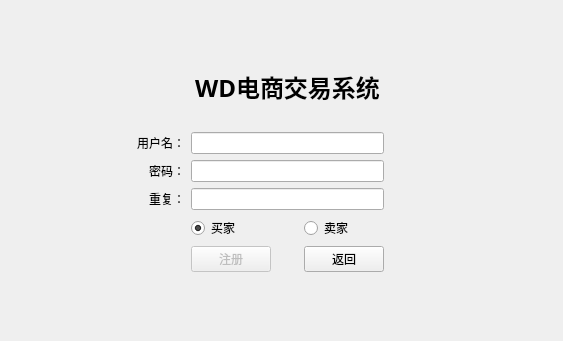
      <widget class="QWidget" name="registerPage">
       <layout class="QGridLayout" name="gridLayout_3" rowstretch="8,1,3,1,1,1,1,8,8" columnstretch="6,2,2,1,2,8">
        <item row="0" column="3">
         <spacer name="verticalSpacer_6">
          <property name="orientation">
           <enum>Qt::Vertical</enum>
          </property>
          <property name="sizeHint" stdset="0">
           <size>
            <width>20</width>
            <height>72</height>
           </size>
          </property>
         </spacer>
        </item>
        <item row="1" column="2" colspan="3">
         <widget class="QLabel" name="label_head_1">
          <property name="font">
           <font>
            <family>微软雅黑</family>
            <pointsize>18</pointsize>
            <weight>75</weight>
            <bold>true</bold>
           </font>
          </property>
          <property name="text">
           <string>WD电商交易系统</string>
          </property>
          <property name="alignment">
           <set>Qt::AlignCenter</set>
          </property>
         </widget>
        </item>
        <item row="2" column="3">
         <spacer name="verticalSpacer_4">
          <property name="font">
           <font>
            <family>微软雅黑</family>
           </font>
          </property>
          <property name="orientation">
           <enum>Qt::Vertical</enum>
          </property>
          <property name="sizeHint" stdset="0">
           <size>
            <width>20</width>
            <height>25</height>
           </size>
          </property>
         </spacer>
        </item>
        <item row="3" column="1">
         <widget class="QLabel" name="label_user_register">
          <property name="text">
           <string>用户名：</string>
          </property>
          <property name="alignment">
           <set>Qt::AlignRight|Qt::AlignTrailing|Qt::AlignVCenter</set>
          </property>
         </widget>
        </item>
        <item row="3" column="2" colspan="3">
         <widget class="QLineEdit" name="lineEdit_user_register"/>
        </item>
        <item row="4" column="0">
         <spacer name="horizontalSpacer_8">
          <property name="orientation">
           <enum>Qt::Horizontal</enum>
          </property>
          <property name="sizeHint" stdset="0">
           <size>
            <width>124</width>
            <height>20</height>
           </size>
          </property>
         </spacer>
        </item>
        <item row="4" column="1">
         <widget class="QLabel" name="label_pwd_register">
          <property name="text">
           <string>密码：</string>
          </property>
          <property name="alignment">
           <set>Qt::AlignRight|Qt::AlignTrailing|Qt::AlignVCenter</set>
          </property>
         </widget>
        </item>
        <item row="4" column="2" colspan="3">
         <widget class="QLineEdit" name="lineEdit_pwd_register">
          <property name="echoMode">
           <enum>QLineEdit::Password</enum>
          </property>
         </widget>
        </item>
        <item row="4" column="5">
         <spacer name="horizontalSpacer_9">
          <property name="orientation">
           <enum>Qt::Horizontal</enum>
          </property>
          <property name="sizeHint" stdset="0">
           <size>
            <width>167</width>
            <height>20</height>
           </size>
          </property>
         </spacer>
        </item>
        <item row="5" column="1">
         <widget class="QLabel" name="label_pwd_repeat">
          <property name="text">
           <string>重复：</string>
          </property>
          <property name="alignment">
           <set>Qt::AlignRight|Qt::AlignTrailing|Qt::AlignVCenter</set>
          </property>
         </widget>
        </item>
        <item row="5" column="2" colspan="3">
         <widget class="QLineEdit" name="lineEdit_pwd_repeat">
          <property name="echoMode">
           <enum>QLineEdit::Password</enum>
          </property>
         </widget>
        </item>
        <item row="6" column="2">
         <widget class="QRadioButton" name="radioButton_buyer">
          <property name="text">
           <string>买家</string>
          </property>
          <property name="checked">
           <bool>true</bool>
          </property>
          <attribute name="buttonGroup">
           <string notr="true">buttonGroup</string>
          </attribute>
         </widget>
        </item>
        <item row="6" column="3">
         <spacer name="horizontalSpacer_6">
          <property name="font">
           <font>
            <family>微软雅黑</family>
           </font>
          </property>
          <property name="orientation">
           <enum>Qt::Horizontal</enum>
          </property>
          <property name="sizeHint" stdset="0">
           <size>
            <width>24</width>
            <height>20</height>
           </size>
          </property>
         </spacer>
        </item>
        <item row="6" column="4">
         <widget class="QRadioButton" name="radioButton_seller">
          <property name="text">
           <string>卖家</string>
          </property>
          <attribute name="buttonGroup">
           <string notr="true">buttonGroup</string>
          </attribute>
         </widget>
        </item>
        <item row="7" column="2">
         <widget class="QPushButton" name="pushButton_register">
          <property name="enabled">
           <bool>false</bool>
          </property>
          <property name="text">
           <string>注册</string>
          </property>
         </widget>
        </item>
        <item row="7" column="3">
         <spacer name="horizontalSpacer_7">
          <property name="font">
           <font>
            <family>微软雅黑</family>
           </font>
          </property>
          <property name="orientation">
           <enum>Qt::Horizontal</enum>
          </property>
          <property name="sizeHint" stdset="0">
           <size>
            <width>24</width>
            <height>20</height>
           </size>
          </property>
         </spacer>
        </item>
        <item row="7" column="4">
         <widget class="QPushButton" name="pushButton_back">
          <property name="text">
           <string>返回</string>
          </property>
         </widget>
        </item>
        <item row="8" column="3">
         <spacer name="verticalSpacer_5">
          <property name="orientation">
           <enum>Qt::Vertical</enum>
          </property>
          <property name="sizeHint" stdset="0">
           <size>
            <width>20</width>
            <height>40</height>
           </size>
          </property>
         </spacer>
        </item>
       </layout>
      </widget>
